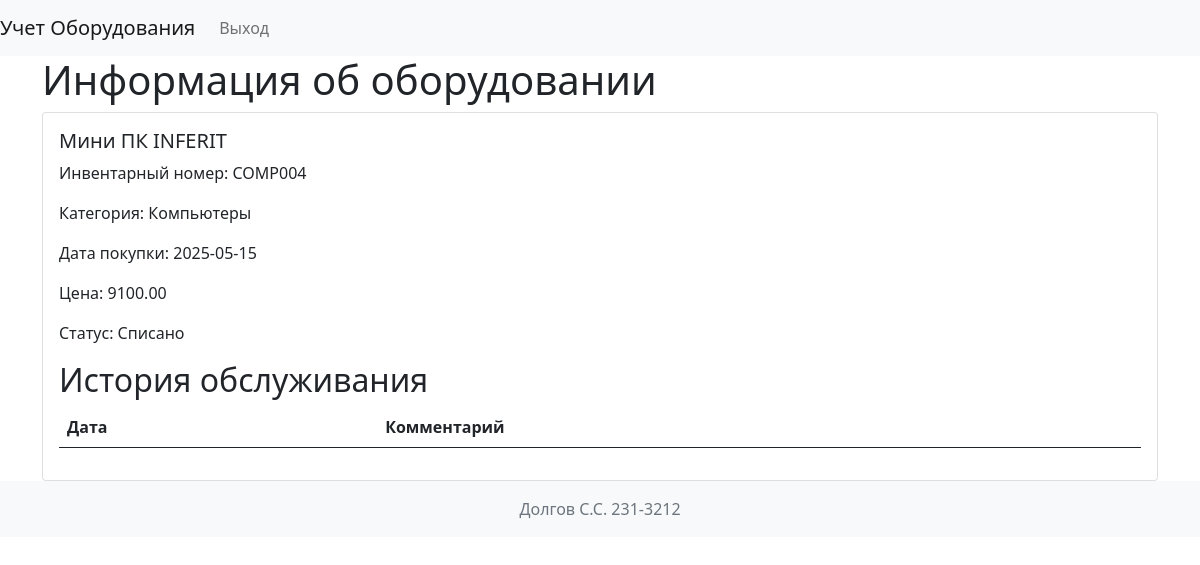
The page /equipment/4 (signed in) on the database its author committed.
### models.py (models this page shows, shortened)
class Equipment(db.Model):
    id = db.Column(db.Integer, primary_key=True)
    name = db.Column(db.String(255), nullable=False)
    inventory_number = db.Column(db.String(50), unique=True, nullable=False)
    category_id = db.Column(db.Integer, db.ForeignKey('category.id'), nullable=False)
    category = relationship("Category", backref="equipment")
    purchase_date = db.Column(db.Date, nullable=False)
    cost = db.Column(db.Numeric(10, 2), nullable=False)
    status = db.Column(Enum('В эксплуатации', 'На ремонте', 'Списано', name='equipment_status'), nullable=False)
    photo_id = db.Column(db.Integer, db.ForeignKey('photo.id'), nullable=True)
    photo = relationship("Photo", backref="equipment")
    created_at = db.Column(DateTime, default=datetime.utcnow)
    responsible_persons = relationship("Person", secondary="equipment_person", back_populates="equipment")

class Category(db.Model):
    id = db.Column(db.Integer, primary_key=True)
    name = db.Column(db.String(100), nullable=False)
    description = db.Column(db.Text)

### app.py (the view)
@app.route('/equipment/<int:equipment_id>')
def equipment_detail(equipment_id):
    equipment = Equipment.query.get_or_404(equipment_id)
    return render_template('equipment_detail.html', equipment=equipment)

### app.py (called while the page is built)
@login_manager.user_loader
def load_user(user_id):
    return User.query.get(int(user_id))

### templates/equipment_detail.html (shortened to what this page needs)
{% extends 'base.html' %}
{% block content %}
    <h1>Информация об оборудовании</h1>
    <div class="card">
        <div class="card-body">
            <h5 class="card-title">{{ equipment.name }}</h5>
            <p class="card-text">Инвентарный номер: {{ equipment.inventory_number }}</p>
            <p class="card-text">Категория: {{ equipment.category.name }}</p>
            <p class="card-text">Дата покупки: {{ equipment.purchase_date.strftime('%Y-%m-%d') }}</p>
            <p class="card-text">Цена: {{ equipment.cost }}</p>
            <p class="card-text">Статус: {{ equipment.status }}</p>
                <h2>История обслуживания</h2>
                <table class="table">
                    <thead>
                        <tr>
                            <th>Дата</th>
                            <th>Комментарий</th>
                        </tr>
                    </thead>
                </table>
            </div>
        </div>
    </div>
{% endblock %}

### rows shown on the page
Equipment: name "Мини ПК INFERIT", inventory_number "COMP004", purchase_date "2025-05-15", cost "9100.00", status "Списано"
Category: category.name "Компьютеры"
